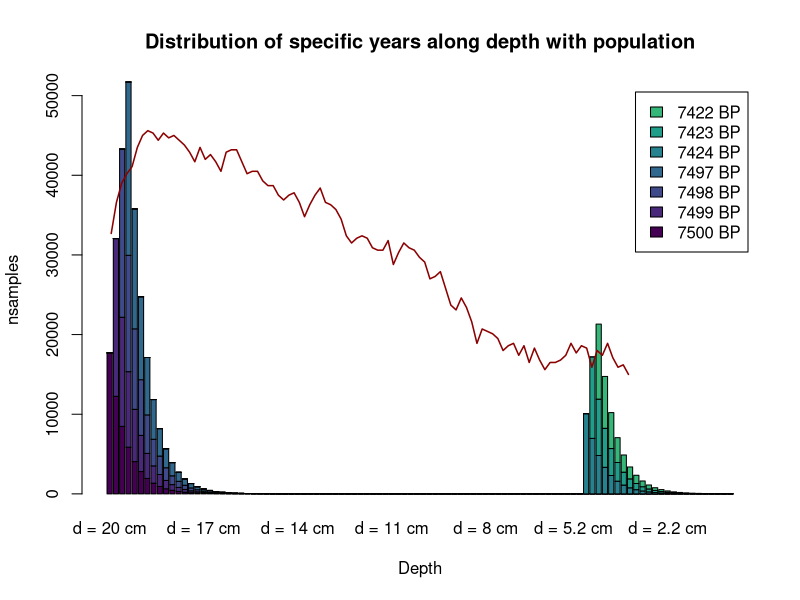

Generate this figure with R:
## ---- chunk 1
library(DiagrammeR)

grViz("
digraph record_formation {

graph [layout = dot, ## Set title and layout
       label = 'Record formation process',
       labelloc = 't'
       fontname = Helvetica,
       fontsize = 30]

# node definitions with substituted label text
node [fontname = Helvetica, ## General node definition
      style = filled,
      color = MistyRose]
      
## Per node definition
a [label = '@@1',
   fillcolor = Orangered]
b [label = '@@2']
c [label = '@@3',
   fillcolor = Orangered]
d [label = '@@4']
e [label = '@@5',
   fillcolor = Orangered]
f [label = '@@6',
   fillcolor = orange,
   fixedsize = shape,
   width = 4.5,
   height = 1,
   fontsize = 30]

## General edge definition
edge [color = grey,
       arrowhead = vee,
       arrowtail = vee]

## Specific edges
a -> {c}
b -> {c}
c -> {f}
d -> {e}
e -> {f}
}

## Label definition
[1]: 'Pop (group size)'
[2]: 'Site function'
[3]: 'Anthropogenic deposition rates'
[4]: 'Site type'
[5]: 'Natural deposition rates'
[6]: 'Waste/sqrm'

")

## ---- chunk 2
grViz("
digraph record_formation {

graph [layout = dot, ## Set title and layout
       label = 'Record formation process',
       labelloc = 't'
       fontname = Helvetica,
       fontsize = 30]

# node definitions with substituted label text
node [fontname = Helvetica, ## General node definition
      style = filled,
      color = MistyRose]
      
## Per node definition
a [label = '@@1',
   fillcolor = Orangered]
b [label = '@@2',
   fillcolor = orange,
   fixedsize = shape,
   width = 4.5,
   height = 1,
   fontsize = 30]

## General edge definition
edge [color = grey,
       arrowhead = vee,
       arrowtail = vee]

## Specific edges
a -> {b}
}

## Label definition
[1]: 'Pop (group size)'
[2]: 'Waste/sqrm'

")

## ---- chunk 3
grViz("
digraph record_formation {

graph [layout = dot, ## Set title and layout
       label = 'Record formation process',
       labelloc = 't'
       fontname = Helvetica,
       fontsize = 30]

# node definitions with substituted label text
node [fontname = Helvetica, ## General node definition
      style = filled,
      color = MistyRose]
      
## Per node definition
a [label = '@@1',
   fillcolor = Orangered]
b [label = '@@2',
   fillcolor = Orangered]
c [label = '@@3',
   fillcolor = orange,
   fixedsize = shape,
   width = 4.5,
   height = 1,
   fontsize = 30]

## General edge definition
edge [color = grey,
       arrowhead = vee,
       arrowtail = vee]

## Specific edges
a -> {c}
b -> {c}
}

## Label definition
[1]: 'Anthropogenic deposition rates'
[2]: 'Natural deposition rates'
[3]: 'Waste/sqrm'

")

## ---- chunk 4

### Population protocol

## Function 1. Generation of population dynamics
#' Returns a data.frame with two columns, where the number of rows is the number of
#' people. The first column contains the ages and the second column contains the sex.
#' @param x: Input data. A data frame or matrix with two columns and nrow = Initial
#' population. One row per individual. The first column is the age of the individual.
#' The second column is the sex of the individual, and must be c("F","M").
#' @param W_fer_age: Vector with two values. The first value is the youngest age
#' at which is considered that women can have children for prehistoric societies.
#'  The second value is the oldest age at which is considered that women can 
#'  have children. Default is c(10,30).
#' @param M_fer_age: Vector with two values. The first value is the youngest age
#' at which is considered that men can have children for prehistoric societies.
#' The second value is the oldest age at which is considered that men can have 
#' children. Default is c(15,40)
#' @param  P_o: Probability of a woman having a son per year. Default is 0.3.
#' @param prob: Probability that an individual will die if total population
#' exceeds K. Default is 0.8
#' @param K: Carrying capacity.
#' @param ...: This function uses the embedded function death(). 
#' Their arguments can be added.
#' @export

Gpd <- function(x, W_fer_age = c(10,30), M_fer_age = c(15,40),
                P_o = 0.3, prob = 0.8, K, ...){
  
  ### Process of having offspring
  
  # Female fertile population
  W <- x[x[,2]=="F",]
  W_fert <- W[W$Age>W_fer_age[1] & W$Age<W_fer_age[2],]
  
  # Male fertile population
  M <- x[x[,2]=="M",]
  M_fert <- M[M$Age>M_fer_age[1] & M$Age<M_fer_age[2],]
  
  ## Probability of having descendance per woman
  # Penalisation in case there are too few men
  pen <- round(nrow(M_fert)*2/nrow(W_fert),2) ## Assumes one man can have two women
  pen[pen>1] <- 1 ## The men penalisation can never multiply the birth rate per woman
  
  ## Probability of a woman having a son per year
  P_o <- P_o*pen
  
  Offspring <- sum(rbinom(nrow(W_fert),1,P_o))
  New_pop <- data.frame("Age" = rep(0,Offspring),                        
                        "Sex" = sample(c("M","F"),Offspring,prob=c(0.5,0.5),replace = TRUE))
  x <- rbind(x,New_pop)
  
  ### Process of dying
  
  vec_d <- apply(x,1,death,...)
  x <- x[vec_d==0,]
  
  ## Apply carrying capacty restrictions
  x <- K_lim(x, k = K, prob = prob)
  
  return(x)
}

## Function 2. Simulation of death process
#' Returns a value (0,1) where 0 = person lives and 1 = person dies, based
#' on pd (the probability matrix)
#' Thought to use with apply
#' @param x: An integer with the age of the person
#' @param pd: The probability matrix for mortality by age
#' @export

death <- function(x,pd=data.frame("Age" = c(0:99),
                                  "P_d" = c(rep(0.13,2),
                                            rep(0.08,8),
                                            rep(0.01,25),
                                            rep(0.1,15),
                                            rep(0.15,10),
                                            rep(0.25,5),
                                            rep(0.99,35)))){
  age <- as.numeric(x[1])
  return(rbinom(1,1,prob = pd[pd$Age==age,2]))
}

## Function 3. Simulation of carrying capacity limitation
## If the population exceeds the carrying capacity, it eliminates oversize
## with 0.8 probability per person exceeding.
#' @param x: Data frame or matrix. Population (number of people)
#' @param k: Integer. Carrying capacity. Provided by the user
#' @param prob: It is the probability of dying when surpassing carrying capacity
#' @export

K_lim <- function(x,k,prob = 0.8){
  p <- nrow(x)
  if (p>k){
    o <- rbinom(p-k,1,prob)
    o <- sum(o[o==1])
    o[o==0] <- 1 ## Avoids problem eliminating all the df if remove == 0
    x <- x[-sample(1:nrow(x),o,replace = FALSE),]
  }
  return(x)
}

## ---- chunk 5
## Function 4. 
#' @title A_rates
#' Simulation of samples generated per year (anthropogenic deposition rates)
#' Returns the Kilograms of bone produced per year in a site.
#' @param x: Integer (user provided), vector or data.frame. It is the number of 
#' people inhabiting the site. If data.frame, the number of people is the number 
#' of rows. If vector, it is the length of the vector.
#' @param kcalpers: Quantity of kilocalories consumed per year per adult person.
#' For easier computation, it has a range of [1.5,2.5]. Defaul is 2
#' @param kcalmeat_eat: Proportion of kilocalories extracted from meat. Range [0,1].
#' Default is 0.45, based on Cordain et al (2000)
#' @param kcalmeat_prod: Quantity of kiocalories per meat kilogram. Range [1,2.5]
#' Default is 1.5, considering goat meat.
#' @param in_camp_eat: Proportion of food consumed within the camp. Range [0,1]. 
#' Default is 0.55 based on Collette-Barbesque et al. (2016).
#' @param in_camp_stay: Proportion of time spent in a specific camp. Valid for 
#' groups with high mobility. The proportion is computed within the function, but
#' the user introduces the weeks of occupation of the camp, where the maximum is
#' 52 (full year). Default is 13 (weeks, or 0.25 of the year).
#' three months a year.
#' @param kg: Bone proportion for each animal consumed. Default is 0.07 for now, 
#' based on Johnston et al. (2021), but perhaps I should change that. Review
#' @export

A_rates <- function(x,
                   kcalpers = 2,
                   kcalmeat_eat = 0.45,
                   kcalmeat_prod = 1.5,
                   in_camp_eat = 0.55,
                   in_camp_stay = 13,
                   kg = 0.07){
  
  if (in_camp_stay > 52) stop('A year cannot have more than 52 weeks')
  
  if (is.data.frame(x) == TRUE){
    P <- nrow(x)
  } else if (length(x) == 1){
    P <- x
  } else {
    P <- length(x)
  }
  
  B <- kcalpers*365
  M <- kcalmeat_eat
  R <- kcalmeat_prod
  S <- in_camp_eat
  O <- round(in_camp_stay/52,2)
  Kg <- kg

  C <- B*M
  
  G <- (C*S)/R ## Quantity (in kg) of animal consumed per person in camp during year t
  
  A <- P*O*Kg*G ## kilograms of meat consumed within a camp by the group
  W <- round((1000*A)/4) ## samples extracted from that meat
  
  return(W)
}
## ---- chunk 6

## Function 5. 
#' @title D_along
#' It distributes the samples produced in one specific year along the depth of the
#' site, without any kind of post-depositional alteration, and according to 
#' pre-established post-deposition rates. Returns a vector with the samples exponentially
#' distributed. The vector is as long as L/r and the error (Pb) is considered.
#' @param x: Integer (user provided), vector or data.frame. It is the number samples
#' produced at a specifi 't'.
#' @param r: Is the deposition rates. At this moment, values > than 0.5 are not accepted.
#' If values with two or more decimals are provided, the function will automatically round 
#' the value to one decimal.
#' @param Max_bone_thickness: Maximum thickness of bones within the assemblage. Four
#' values are possible: small ('s') = 2.5 cm; medium ('m') = 5 cm; large ('l') = 10 cm
#' and very large ('vl') = 20 cm. Default is 'm'.
#' @param Pb: Proportion of samples buried sample at tmax, considering error. Pb 
#' cannot be higher or equal to 1. Default is 0.9999, which stands for 99.99%.
#' @export

D_along <- function(x,r, Max_bone_thickness = "m", Pb = .9999){
  
  # Define W
  W <- x
  
  # Define parameter r
  r <- round(r,1)
  if(r>0.5) stop("values > 0.5 are not accepted for param 'r'")
  
  # Define parameter Max_bone_thickness (L)
  if (Max_bone_thickness == 's'){
    L <- 2.5
  } else if (Max_bone_thickness == 'm'){
    L <- 5
  } else if (Max_bone_thickness == 'l'){
    L <- 10
  } else if (Max_bone_thickness == 'vl'){
    L <- 20
  }
  
  # Constraints for parameter Pb
  if (Pb >= 1) stop("Pb must be lower than 1")
  
  # Define tmax
  tm <- L/r
  ss <- rep(0,round(tm)) ## Vector to distribute samples over
  
  # Estimate lambda
  l <- -log(1-Pb)/tm
  tl <- 0 # Year where the sample is deposited
  tu <- 1 # Year when it is covered
  
  for (i in 1:tm){
    Wb <- W*(1-exp(-l*(tu-tl))) ## Apply formula
    Wbprev <- W*(1-exp(-l*((tu-1)-tl))) ## To substract values previous to tu
    ss[i] <- round(Wb-Wbprev) ## Number of samples for each year
    tu <- tu + 1
  }
  
  return(ss)
}

## ---- chunk 7
## Function 6. 
#' @title Pop_stoch
#' It reproduces the population stochastic process. The result is a vector with the 
#' number of individuals for each year.
#' @param Pop: Integer with the initial population
#' @param K: Only if model_pop = TRUE. In this case, it is the carrying capacity
#' @param ts: Time-span, the number of years considered for the process
#' @param prob: Probability that an individual will die if total population
#' exceeds K. Default is 0.8
#' @param K: Carrying capacity.
#' @param ...: This function uses the functions Gpd(), and thus it also uses
#' death() and K_lim(). The additional arguments can be added.
#' @export

Pop_stoch <- function(Pop, K, prob = 0.8, ts, ...){
  
  ## Create initial population
  Ip <- Pop
  Ip <- data.frame("Age" = sample(10:30,Ip,10:30, replace = TRUE),
                   "Sex" = sample(c("M","F"), Ip, prob = c(0.5,0.5), replace = TRUE))
    
  pop <- c()
  
  ## Run stochastic process  
  for (i in 1:ts){
    pop[i] <- nrow(Gpd(Ip, K = K, prob = prob, ...))
    Ip <- Gpd(Ip, K = K, prob = prob, ...)
  }
  
  return(pop)
}

## Function 7. 
#' @title Rec_c
#' It spreads the different amount of samples accord different profundities
#' @param x: Vector with the number of samples per year
#' @param persqm: If TRUE, the total record is divided by the area of the site
#' (in square meters), so that the output belongs to each square meter. Default is
#' FALSE
#' @param area: Only if persqm = TRUE. In this case, the total area of the site 
#' must be provided
#' @param ts: Time-span, the number of years considered for the process
#' @param InitBP: Initial year considered for the process. In BP.
#' @param ...: This function uses the functions D_along(). The additional 
#' arguments can be added.
#' @export

Rec_c <- function(x, persqm = FALSE, area, ts, InitBP, ...){
  
  ## Whether sqm division must be included or not
  if (persqm == TRUE){
    x <- x/area
  }
  
  ## Spread dates along different depths
  matdim <- length(x)
  mat <- matrix(nrow=matdim,ncol=matdim)
  
  for (i in 1:matdim){
    new <- D_along(x[i], ...)
    st <- i-1
    pos <- c(rep(0,st),new)
    pos <- pos[1:matdim]
    mat[,i] <- pos
  }
  mat[is.na(mat)] <- 0
  
  ## Names for columns (each year)
  years <- seq(InitBP,InitBP-ts)
  nyears <- c()
  for (i in 1:matdim){
    nyears[i] <- paste0(years[i], " BP")
  }
  colnames(mat) <- nyears
  
  ## Names for rows (each depth)
  ## Extract arguments as a list
  Extract_param <- function(x, ...){ 
    extras <- list(...)
    return(list(extras=extras)) 
  }

  dr <- Extract_param(D_along, ...)
  dr <- dr$extras$r
  
  d <- rev(cumsum(rep(dr,nrow(mat)))) ## computes depths
  rownames(mat) <- paste0("d = ", d, " cm")

  return(mat)
}

## ---- chunk 8
set.seed(1234)
Ps <- Pop_stoch(Pop=100, ts= 100, K = 150)
samp <- unlist(lapply(Ps,A_rates)) ## Extract sample per time steps
Rec <- Rec_c(samp, InitBP = 7500, ts = 100, r = 0.2, Max_bone_thickness = "m")
## ---- chunk 9

## Some nice plots
library(viridis)
## Plot dates
#sdate <- 1
#edate <- 5
#sdepth <- 1
#edepth <- 5
#barplot(Rec[sdepth:edepth,sdate:edate], col = viridis(10), legend = rownames(Rec)[sdate:edate],
#        xlab = "Years BP", ylab = "nsamples", main = "Distribution of samples for each year at different depths")

tRec <- t(Rec)
barplot(tRec[c(1:4,77:79),], col = viridis(10), legend = colnames(Rec)[c(1:4,77:79)],
        xlab = "Depth", ylab = "nsamples", main = "Distribution of specific years along depth with population")
lines(Ps*300, col = "darkred", lwd = 1.5)
